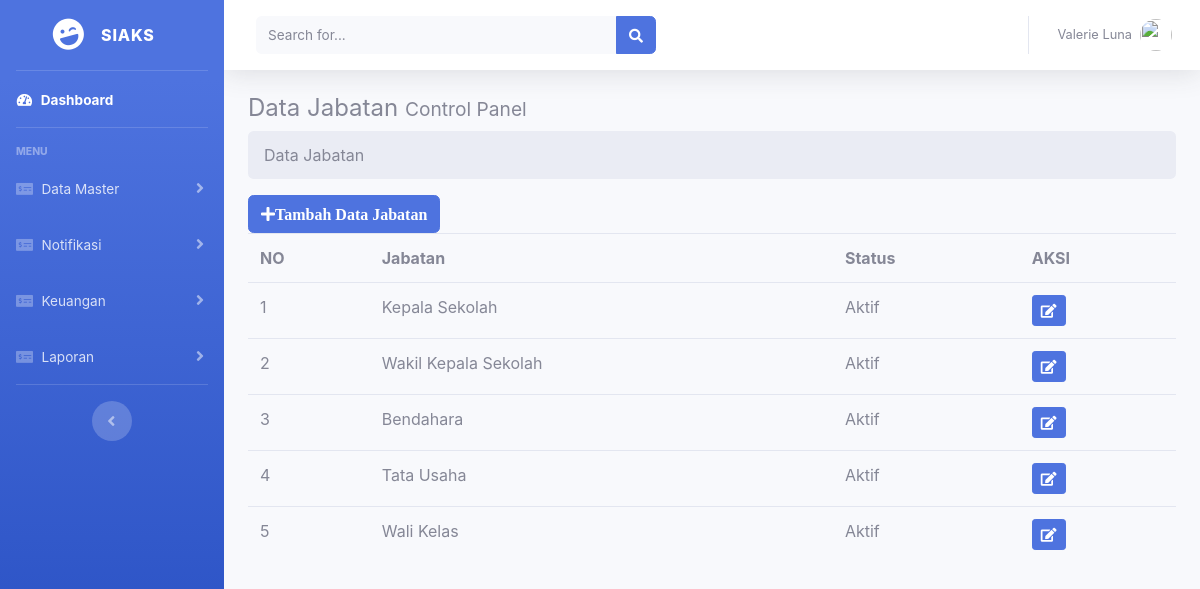
The page /index.php/jabatan on the database its author committed.
### tables this page shows
CREATE TABLE `tbl_jabatan` (
  `id_jabatan` varchar(5) NOT NULL,
  `jabatan` varchar(50) NOT NULL,
  `status` varchar(30) NOT NULL
);

### application/controllers/jabatan.php (called while the page is built, shortened)
<?php
class Jabatan extends CI_Controller {
    public function index()
    {
        $data['jabatan'] = $this->m_jbtn->tampil_data()->result();
        $this->load->view('templates/header');
		$this->load->view('templates/sidebar');
		$this->load->view('v_jabatan',$data);
		$this->load->view('templates/footer');
    }
}
?>

### index.php (called while the page is built, shortened)
<?php
require_once BASEPATH.'core/CodeIgniter.php';

### application/models/m_jbtn.php (called while the page is built, shortened)
<?php
class M_jbtn extends CI_Model {
    public function tampil_data()
   {
       return $this->db->get('tbl_jabatan');
    }
}
?>

### application/views/v_jabatan.php (the view, shortened to what this page needs)
<div class="conten-wrapper container-fluid">
<section class="content-header">
<h4>
Data Jabatan
<small> Control Panel</small>
</h4>
<ol class="breadcrumb">
<li class="active">Data Jabatan</li>
</ol>
</section>
<section class="content">
<button class="btn btn-primary" data-toggle="modal" data-target="#exampleModal"><i class="fa fa-plus">Tambah Data Jabatan</i></button>
<table class="table">
<tr>
<th>NO</th>
<th>Jabatan</th>
<th>Status</th>
<th colspan="2">AKSI</th>
</tr>
<?php
$no = 1;
foreach ($jabatan AS $jbtn) : ?>
<tr>
<td><?php echo $no++ ?></td>
<td><?php echo $jbtn->jabatan ?></td>
<td><?php echo $jbtn->status ?></td>
<td><?php echo anchor('jabatan/edit/'.$jbtn->id_jabatan,'<div class="btn btn-primary btn-sm"><i class="fa fa-edit"></i></div>') ?></td>
</tr>
<?php endforeach; ?>
</table>
</section>
</div>
</div>

### rows shown on the page
tbl_jabatan: jabatan "Kepala Sekolah", status "Aktif"
tbl_jabatan: jabatan "Wakil Kepala Sekolah", status "Aktif"
tbl_jabatan: jabatan "Bendahara", status "Aktif"
tbl_jabatan: jabatan "Tata Usaha", status "Aktif"
tbl_jabatan: jabatan "Wali Kelas", status "Aktif"
